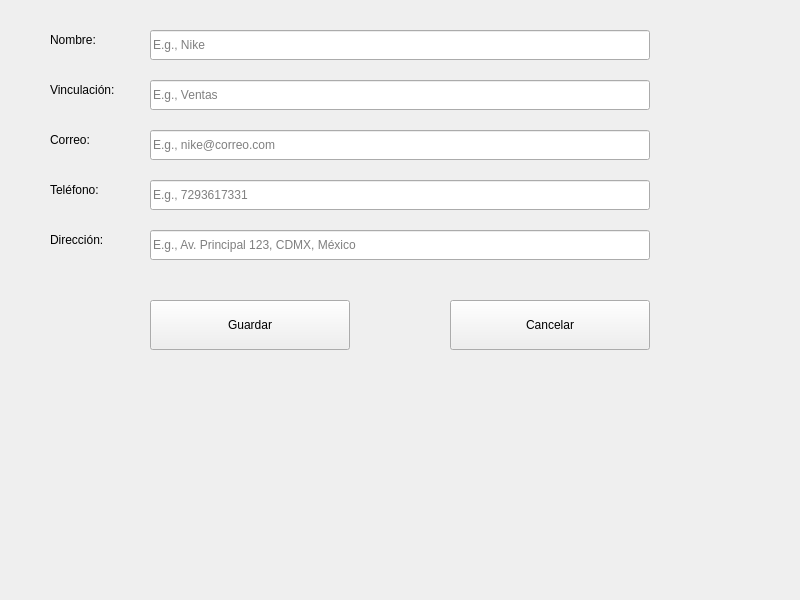
<?xml version="1.0" encoding="UTF-8"?>
<ui version="4.0">
 <class>AgregarProveedorWindow</class>
 <widget class="QWidget" name="AgregarProveedorWindow">
  <property name="geometry">
   <rect>
    <x>0</x>
    <y>0</y>
    <width>800</width>
    <height>600</height>
   </rect>
  </property>
  <property name="windowTitle">
   <string>Agregar Proveedor</string>
  </property>
  <widget class="QLabel" name="labelNombre">
   <property name="geometry">
    <rect>
     <x>50</x>
     <y>30</y>
     <width>100</width>
     <height>20</height>
    </rect>
   </property>
   <property name="text">
    <string>Nombre:</string>
   </property>
  </widget>
  <widget class="QLineEdit" name="lineEditNombre">
   <property name="geometry">
    <rect>
     <x>150</x>
     <y>30</y>
     <width>500</width>
     <height>30</height>
    </rect>
   </property>
   <property name="placeholderText">
    <string>E.g., Nike</string>
   </property>
  </widget>
  <widget class="QLabel" name="labelVinculacion">
   <property name="geometry">
    <rect>
     <x>50</x>
     <y>80</y>
     <width>100</width>
     <height>20</height>
    </rect>
   </property>
   <property name="text">
    <string>Vinculación:</string>
   </property>
  </widget>
  <widget class="QLineEdit" name="lineEditVinculacion">
   <property name="geometry">
    <rect>
     <x>150</x>
     <y>80</y>
     <width>500</width>
     <height>30</height>
    </rect>
   </property>
   <property name="placeholderText">
    <string>E.g., Ventas</string>
   </property>
  </widget>
  <widget class="QLabel" name="labelCorreo">
   <property name="geometry">
    <rect>
     <x>50</x>
     <y>130</y>
     <width>100</width>
     <height>20</height>
    </rect>
   </property>
   <property name="text">
    <string>Correo:</string>
   </property>
  </widget>
  <widget class="QLineEdit" name="lineEditCorreo">
   <property name="geometry">
    <rect>
     <x>150</x>
     <y>130</y>
     <width>500</width>
     <height>30</height>
    </rect>
   </property>
   <property name="placeholderText">
    <string>E.g., nike@correo.com</string>
   </property>
  </widget>
  <widget class="QLabel" name="labelTelefono">
   <property name="geometry">
    <rect>
     <x>50</x>
     <y>180</y>
     <width>100</width>
     <height>20</height>
    </rect>
   </property>
   <property name="text">
    <string>Teléfono:</string>
   </property>
  </widget>
  <widget class="QLineEdit" name="lineEditTelefono">
   <property name="geometry">
    <rect>
     <x>150</x>
     <y>180</y>
     <width>500</width>
     <height>30</height>
    </rect>
   </property>
   <property name="placeholderText">
    <string>E.g., 7293617331</string>
   </property>
  </widget>
  <widget class="QLabel" name="labelDireccion">
   <property name="geometry">
    <rect>
     <x>50</x>
     <y>230</y>
     <width>100</width>
     <height>20</height>
    </rect>
   </property>
   <property name="text">
    <string>Dirección:</string>
   </property>
  </widget>
  <widget class="QLineEdit" name="lineEditDireccion">
   <property name="geometry">
    <rect>
     <x>150</x>
     <y>230</y>
     <width>500</width>
     <height>30</height>
    </rect>
   </property>
   <property name="placeholderText">
    <string>E.g., Av. Principal 123, CDMX, México</string>
   </property>
  </widget>
  <widget class="QPushButton" name="btnGuardar">
   <property name="geometry">
    <rect>
     <x>150</x>
     <y>300</y>
     <width>200</width>
     <height>50</height>
    </rect>
   </property>
   <property name="text">
    <string>Guardar</string>
   </property>
  </widget>
  <widget class="QPushButton" name="btnCancelar">
   <property name="geometry">
    <rect>
     <x>450</x>
     <y>300</y>
     <width>200</width>
     <height>50</height>
    </rect>
   </property>
   <property name="text">
    <string>Cancelar</string>
   </property>
  </widget>
 </widget>
 <resources/>
 <connections/>
</ui>
